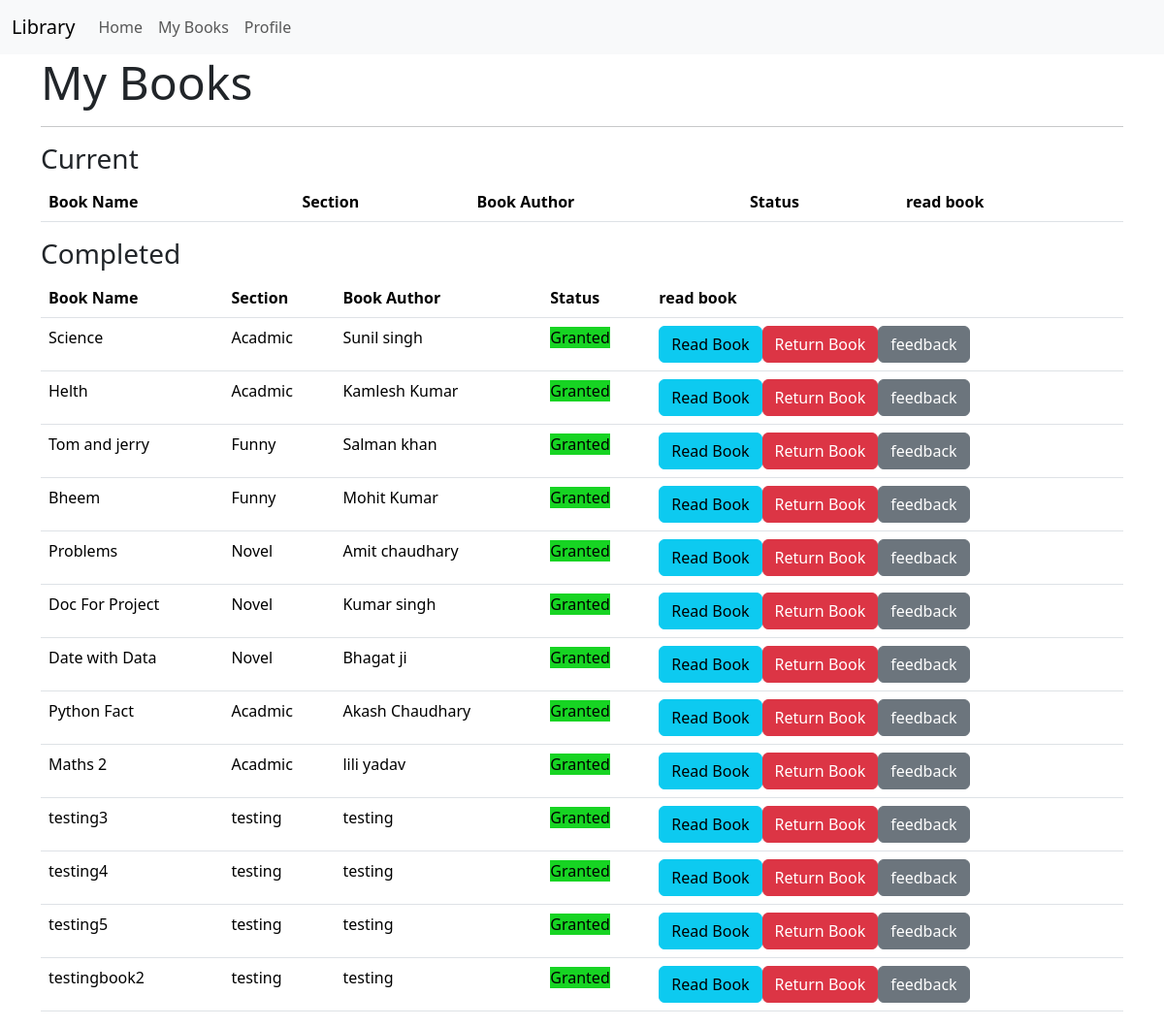
Before: /mybook (signed in) with the older database file.
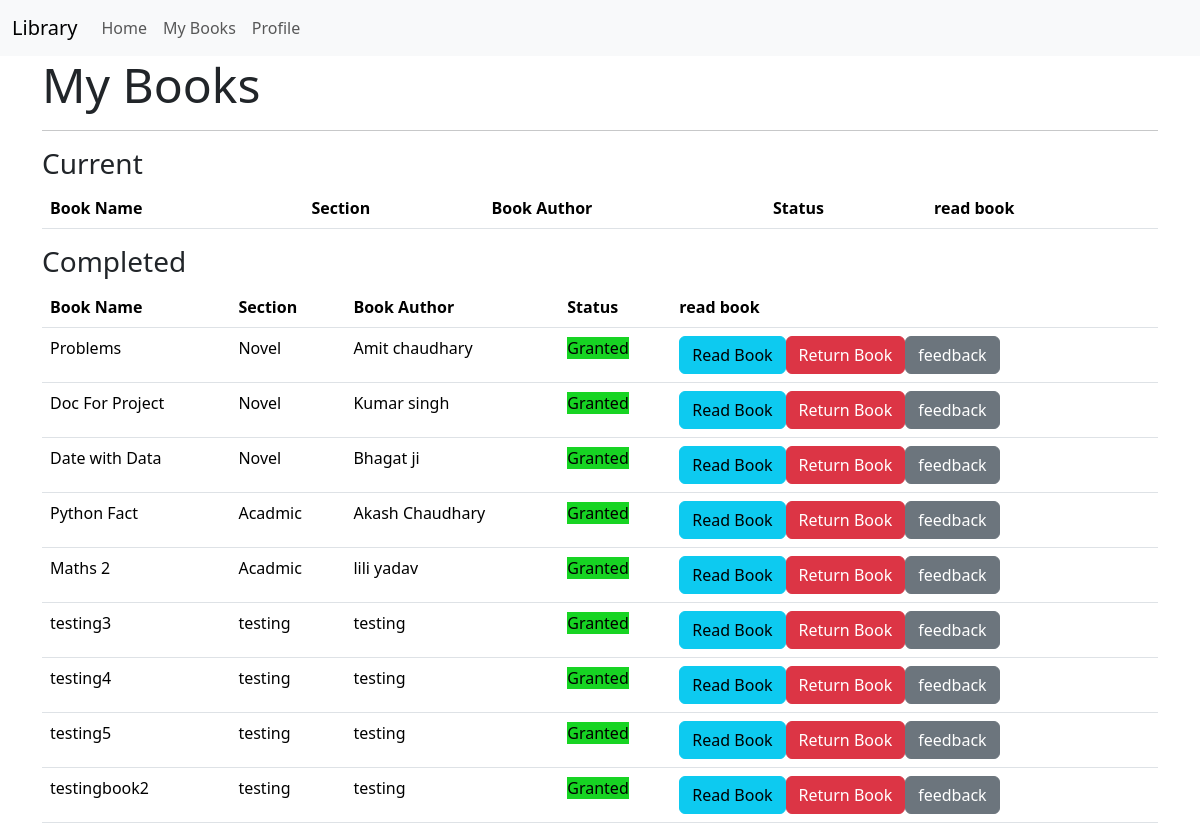
After: the same page with the newer database file.
### models.py (models this page shows)
class BookRequest(db.Model):
    id = db.Column(db.Integer, primary_key=True)#
    user_id = db.Column(db.Integer, db.ForeignKey('user.id'), nullable=False)#
    book_id = db.Column(db.Integer, db.ForeignKey('book.id'), nullable=False)#
    request_date = db.Column(db.DateTime,default=datetime.utcnow)#
    requested_day=db.Column(db.Integer)#
    status=db.Column(db.String(30),default='Pending')#
    issued_date = db.Column(db.DateTime)
    return_date = db.Column(db.DateTime)
    access_expiry = db.Column(db.DateTime)

class Book(db.Model):
    id = db.Column(db.Integer, primary_key=True)#
    name = db.Column(db.String(64), nullable=False)#
    content = db.Column(db.Text)#
    authors = db.Column(db.String(255))#
    book_upload_date = db.Column(db.Date,default=datetime.utcnow)#
    book_rating = db.Column(db.Float)
    section_id = db.Column(db.Integer, db.ForeignKey('section.id'), nullable=False)#
    bookrequest = db.relationship('BookRequest', backref='book', lazy=True, cascade='all, delete-orphan')#
    feedback_records = db.relationship('Feedback', backref='related_book', lazy=True, cascade='all, delete-orphan')

class Section(db.Model):
    id = db.Column(db.Integer, primary_key=True)#
    name = db.Column(db.String(32), unique=True)#
    date_created = db.Column(db.Date,default=datetime.utcnow)#
    description = db.Column(db.Text)#
    books = db.relationship('Book', backref='section', lazy=True,cascade='all, delete-orphan')

### routes.py (the view)
@app.route('/mybook')
@auth_required
def mybook():
    user = User.query.get(session['user_id'])
    mybooks = BookRequest.query.filter_by(user_id=session['user_id']).all()
    return render_template('mybook.html', mybooks=mybooks,user=user)

### routes.py (called while the page is built)
def auth_required(func):
    @wraps(func)
    def inner(*args, **kwargs):
        if 'user_id' in session:
            return func(*args, **kwargs)
        else:
            flash('Please login to continue')
            return redirect(url_for('login'))
    return inner

### templates/mybook.html (shortened to what this page needs)
{% extends 'layout.html' %}
{% block content %}
<h1 class="display-5">My Books</h1>
<hr>
<h3>Current</h3>
<table class="table">
    <thead>
        <tr>
            <th>Book Name</th>
            <th>Section</th>
            <th>Book Author</th>
            <th>Status</th>
            <th>read book</th>
        </tr>
    </thead>
</table>
<h3>Completed</h3>
<table class="table">
    <thead>
        <tr>
            <th>Book Name</th>
            <th>Section</th>
            <th>Book Author</th>
            <th>Status</th>
            <th>read book</th>
        </tr>
    </thead>
    <tbody>
        {% for mybook in mybooks %}
        {%if mybook.status == 'Granted'%}
        <tr>
            <td>{{mybook.book.name}}</td>
            <td>{{mybook.book.section.name}}</td>
            <td>{{mybook.book.authors}}</td>
            <td>
                <span style="background-color: rgb(23, 212, 35);">{{mybook.status}}</span>
            <td>
            <div class="btn-group">
                <form action="{{ url_for('mybook_read', book_request_id=mybook.id) }}" method="post">
                    <button type="submit" class="btn btn-info">Read Book</button>
                </form>
                <form action="{{ url_for('myreqeust_return',book_id = mybook.id)}}" method="post">
                    <button type="submit" class="btn btn-danger">Return Book</button>
                </form>
                <form action="{{url_for('myfeedback', book_id = mybook.id)}}">
                    <button type="submit" class="btn btn-secondary"> feedback </button>
                </form>
            </div>
            {% endif %}
            </td>
        </tr>
        {% endfor %}
</table>
{% endblock %}

### templates/layout.html (shortened to what this page needs)
<!DOCTYPE html>
<html lang="en">
<head>
<link href="https://cdn.jsdelivr.net/npm/bootstrap@5.3.2/dist/css/bootstrap.min.css" rel="stylesheet">
</head>
<body>
    {% include 'navbar.html'   %}
    <div class="container">
                {% block content %}
                {% endblock %}
    </div>
</body>
</html>

### templates/navbar.html (shortened to what this page needs)
<nav class="navbar navbar-expand-lg navbar-light bg-light">
    <div class="container-fluid">
      <a class="navbar-brand" href="/">Library</a>
      <div class="collapse navbar-collapse" id="navbarNav">
        <ul class="navbar-nav">
          {% if 'user_id' in session %}
          <li class="nav-item">
            <a class="nav-link"  href="{{ url_for('index') }}">Home</a>
                {%if user.is_librarian%}
                <li class="nav-item">
                  <a class="nav-link" href="{{ url_for('see_requests') }}">Book Requests</a>
                </li>
                <li class="nav-item">
                  <a class="nav-link" href="{{ url_for('add_section') }}"> Add Section</a>
                </li>
                {%else%}
                <li class="nav-item">
                  <a class="nav-link" href="{{ url_for('mybook') }}">My Books</a>
                </li>
                {%endif%}
              </li>
              <li class="nav-item">
                <a class="nav-link"  href="{{ url_for('profile') }}">Profile</a>
              </li>
          {% endif %}
        </ul>
      </div>
    </div>
  </nav>

Changed rows visible on the page:
removed BookRequest: book.name "Science", book.section.name "Acadmic", book.authors "Sunil singh", status "Granted"
no longer on this page (row edited): BookRequest: book.name "Helth", book.section.name "Acadmic", book.authors "Kamlesh Kumar", status "Granted"
no longer on this page (row edited): BookRequest: book.name "Tom and jerry", book.section.name "Funny", book.authors "Salman khan", status "Granted"
removed BookRequest: book.name "Bheem", book.section.name "Funny", book.authors "Mohit Kumar", status "Granted"
